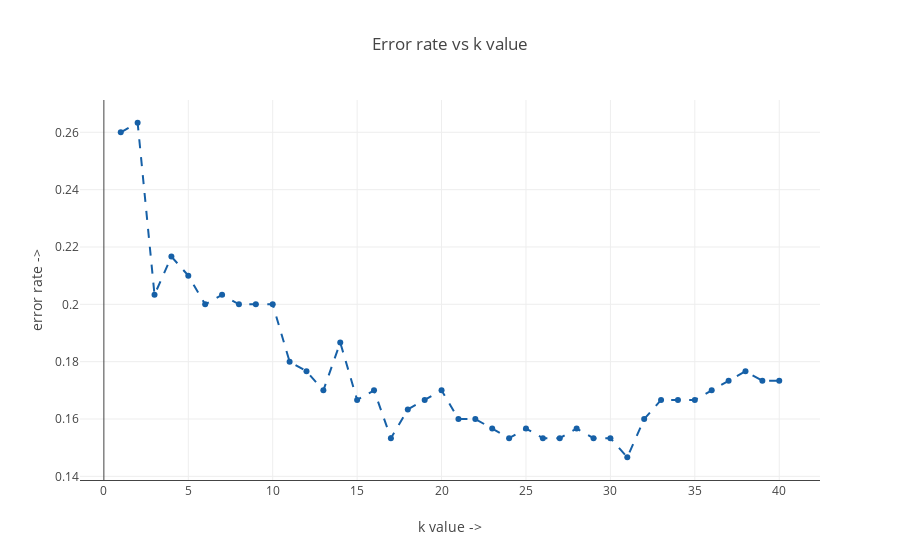

Here is the notebook cell this chart was saved with:
### Markdown cell above
**Now creating the plot of error rate vs k value**

### Code cell
x = [x for x in range(1,41)]
trace = go.Scatter(
    x = x,
    y = error_rate,
    line = dict(
        color = ('rgb(22, 96, 167)'),
        width = 2,
        dash = 'dash',
    ),
    mode = 'lines+markers'
)

data = [trace]
layout = dict(title = 'Error rate vs k value',
             xaxis= dict(title='k value ->',showline=True), yaxis = dict(title='error rate ->',zeroline=True))
fig = dict(data = data, layout = layout)
iplot(fig, filename='basic-line')

### Figure 1 — Plotly figure (JSON) as saved in the notebook; plotly's stock layout.template omitted (floating-point values rounded to 4 significant figures)
{"data": [{"line": {"color": "rgb(22, 96, 167)", "dash": "dash", "width": 2}, "mode": "lines+markers", "type": "scatter", "uid": "815d6fc8-24fa-470c-ba99-83a2db9a89e8", "x": [1, 2, 3, 4, 5, 6, 7, 8, 9, 10, 11, 12, 13, 14, 15, 16, 17, 18, 19, 20, 21, 22, 23, 24, 25, 26, 27, 28, 29, 30, 31, 32, 33, 34, 35, 36, 37, 38, 39, 40], "y": [0.26, 0.2633, 0.2033, 0.2167, 0.21, 0.2, 0.2033, 0.2, 0.2, 0.2, 0.18, 0.1767, 0.17, 0.1867, 0.1667, 0.17, 0.1533, 0.1633, 0.1667, 0.17, 0.16, 0.16, 0.1567, 0.1533, 0.1567, 0.1533, 0.1533, 0.1567, 0.1533, 0.1533, 0.1467, 0.16, 0.1667, 0.1667, 0.1667, 0.17, 0.1733, 0.1767, 0.1733, 0.1733]}], "layout": {"autosize": true, "title": {"text": "Error rate vs k value"}, "xaxis": {"autorange": true, "range": [-1.403, 42.4], "showline": true, "title": {"text": "k value ->"}, "type": "linear"}, "yaxis": {"autorange": true, "range": [0.1381, 0.2719], "title": {"text": "error rate ->"}, "type": "linear", "zeroline": true}}}
